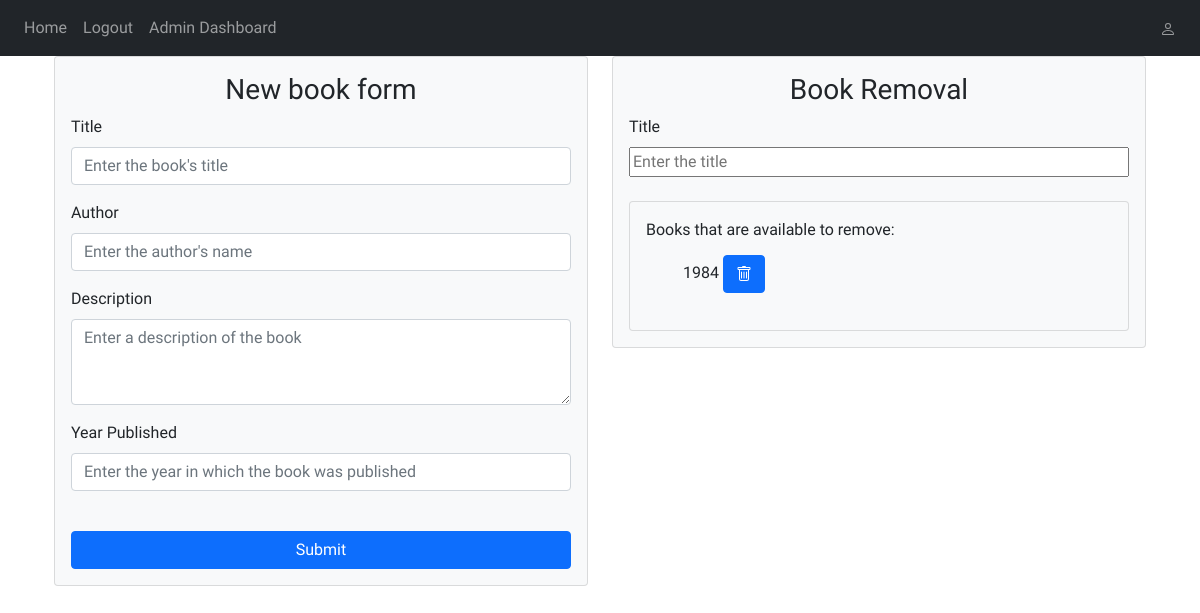
Before: /adminDashboard (signed in) with the older database file.
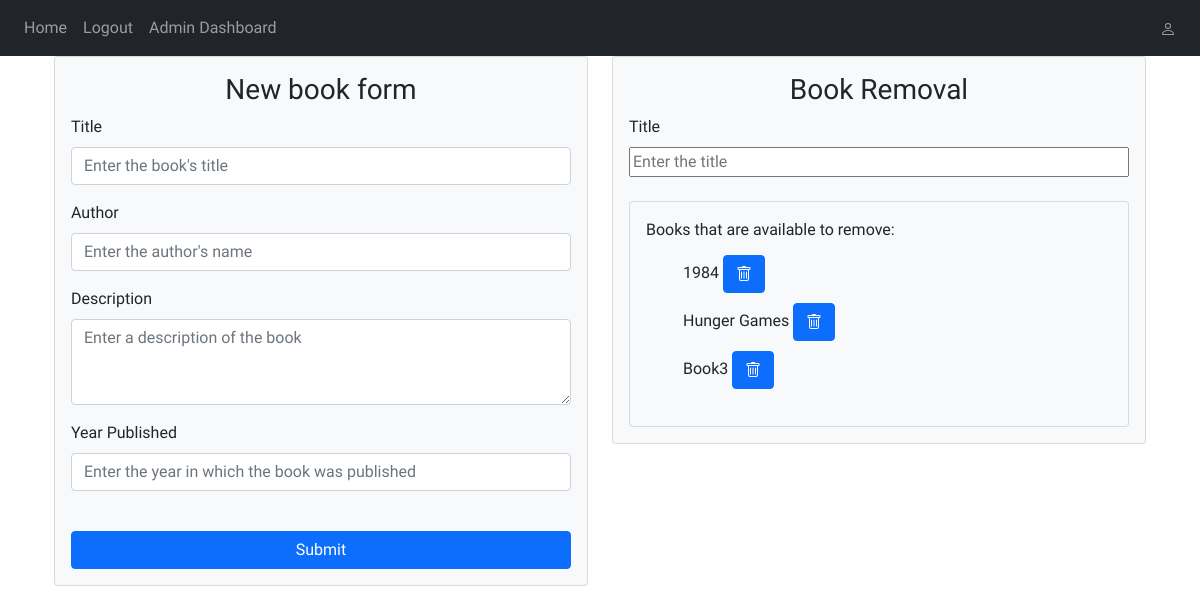
After: the same page with the newer database file.
### website/models.py (models this page shows)
class Book(db.Model):
    id = db.Column(db.Integer, primary_key=True)
    title = db.Column(db.String(150))
    author = db.Column(db.String(150))
    description = db.Column(db.String(1000))
    publish_year = db.Column(db.Integer)
    currently_loaned = db.Column(db.Boolean())
    loaned_to = db.Column(db.Integer, db.ForeignKey("user.id"))

### website/views.py (the view)
@views.route("/adminDashboard", methods=["GET", "POST"])
@login_required
def adminDashboard():
  if request.method == "POST":
    if request.form["form-name"] == "addBook":
      title = request.form.get("title")
      author = request.form.get("author")
      description = request.form.get("description")
      publish_year = int(request.form.get("publish_year"))
      if not title:
        flash("You must enter a title.", category="error")
      elif not author:
        flash("You must enter an author's name.", category="error")
      elif not description:
        flash("You must provide a description.", category="error")
      elif not publish_year:
        flash("You must enter the year in which the book was published.", category="error")
      else:
        new_book = Book(title=title, author=author, description=description, publish_year=publish_year, currently_loaned=False, loaned_to=0)
        db.session.add(new_book)
        db.session.commit()
        flash("Book added!", category="success")
        return redirect(url_for("views.adminDashboard"))
    elif request.form["form-name"] == "removeBook":
      if request.form.get("action"):
        book_id = request.form.get('action')
        print(book_id)
        book = Book.query.filter_by(id=book_id).first()
        print("Would have deleted:", book.title)
        db.session.delete(book)
        db.session.commit()
        flash("Book removed!", category="success")
        return redirect(url_for("views.adminDashboard"))
      flash("Something went wrong, please try again.", category="error")
  else:
    return render_template("adminDashboard.html", allBooks=Book.query.all())

### website/__init__.py (called while the page is built)
def create_app():
  app = Flask(__name__)
  app.config['SECRET_KEY'] = "THISISVERYSECRET"
  app.config["SQLALCHEMY_DATABASE_URI"] = f"sqlite:///{DB_NAME}"
  db.init_app(app)
  from .views import views
  from .auth import auth
  app.register_blueprint(views, url_prefix="/")
  app.register_blueprint(auth, url_prefix="/")
  from .models import User
  create_database(app)
  create_adminHash()
  login_manager = LoginManager()
  login_manager.login_view = 'auth.login'
  login_manager.init_app(app)
  @login_manager.user_loader
  def load_user(id):
    return User.query.get(int(id))
  @app.context_processor
  def inject_user():
    user_details = dict(user=current_user)
    if current_user.is_authenticated:
      user_details.update(access_level=current_user.access_level)
    return user_details
  return app

### website/templates/adminDashboard.html (shortened to what this page needs)
{% extends "base.html" %}
{% block content %}
<div class="container">
    <div class="row">
      <div class="col-6">
        <form method="POST" class="card p-3 bg-light">
          <h3 align="center">New book form</h3>
          <div class="form-group">
            <label for="title">Title</label>
            <input
              type="title"
              class="form-control"
              id="title"
              name="title"
              placeholder="Enter the book's title"
            />
          </div>
          <div class="form-group">
            <label for="author">Author</label>
            <input
              type="author"
              class="form-control"
              id="author"
              name="author"
              placeholder="Enter the author's name"
            />
          </div>
          <div class="form-group">
            <label for="description">Description</label>
            <textarea
              class="form-control"
              id="description"
              name="description"
              rows="3"
              placeholder="Enter a description of the book"
              ></textarea>
          </div>
          <div class="form-group">
            <label for="publish_year">Year Published</label>
            <input
              type="publish_year"
              class="form-control"
              id="publish_year"
              name="publish_year"
              placeholder="Enter the year in which the book was published"
            />
          </div>
          <br>
          <button type="submit" class="btn btn-primary">Submit</button>
        </form>
      </div>
        <div class="col-6">
          <div>
            <form method="POST" class="card p-3 bg-light">
              <h3 align="center">Book Removal</h3>
              <label for="titleSearch">Title</label>
              <input name ="titleSearch" type="text" class="live-search-box" placeholder="Enter the title" />
              <br>
              <div class="card p-3 bg-light">
                <label for="titleList">Books that are available to remove:</label>
                <ul name="titleList" class="live-search-list" type="None">
                  {% for book in allBooks %}
                    {% if book.loaned_to == 0 %}
                      <li class="deleteable_books">{{ book.title }}
                        <button class="btn btn-primary delete_button" type="submit" name="action" value="{{ book.id }}">
                        </button>
                      </li>
                    {% endif %}
                  {% endfor %}
                </ul>
              </div>
            </form>
          </div>
        </div>
    </div>
</div>
<br>
{% endblock %}

Changed rows visible on the page:
added Book: title "Hunger Games", {{ book.id }} 2 (drawn)
added Book: title "Book3", {{ book.id }} 3 (drawn)
